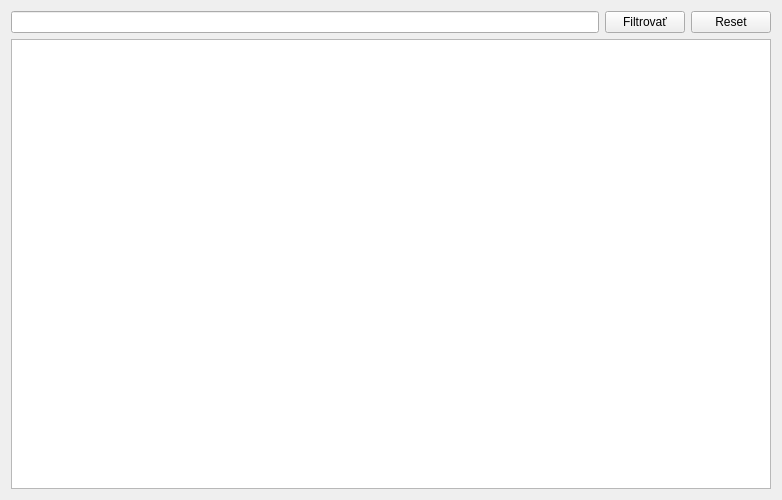
<?xml version="1.0" encoding="UTF-8"?>
<ui version="4.0">
 <class>Form_test_view</class>
 <widget class="QWidget" name="Form_test_view">
  <property name="geometry">
   <rect>
    <x>0</x>
    <y>0</y>
    <width>782</width>
    <height>500</height>
   </rect>
  </property>
  <property name="windowTitle">
   <string>Form</string>
  </property>
  <layout class="QGridLayout" name="gridLayout">
   <item row="0" column="0">
    <widget class="QLineEdit" name="lineEdit"/>
   </item>
   <item row="0" column="1">
    <widget class="QPushButton" name="pushButton">
     <property name="text">
      <string>Filtrovať</string>
     </property>
    </widget>
   </item>
   <item row="0" column="2">
    <widget class="QPushButton" name="pushButton_3">
     <property name="text">
      <string>Reset</string>
     </property>
    </widget>
   </item>
   <item row="1" column="0" colspan="3">
    <widget class="QListView" name="listView_2"/>
   </item>
  </layout>
 </widget>
 <resources/>
 <connections/>
</ui>
